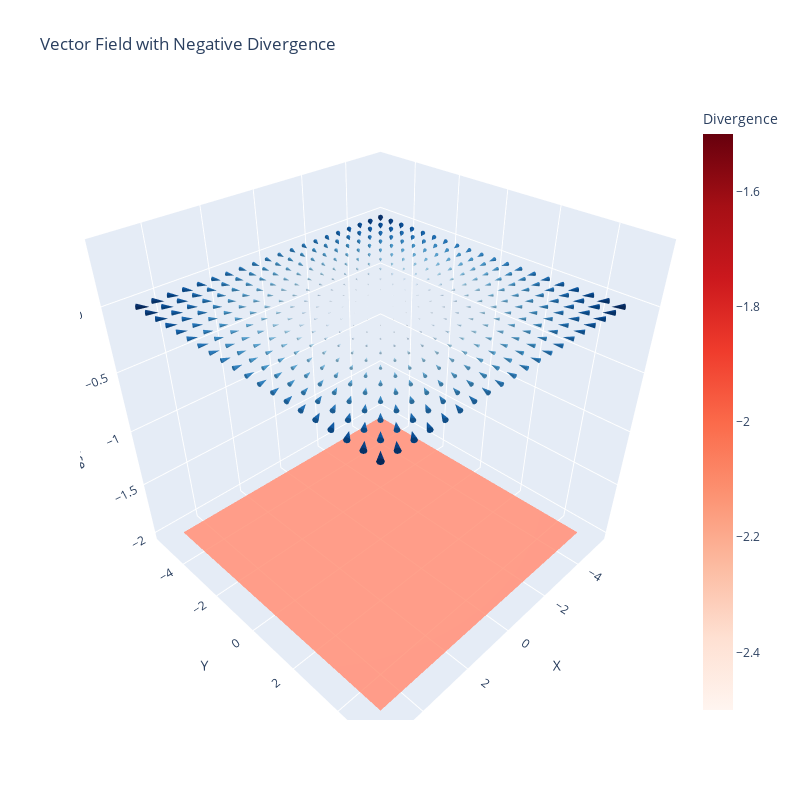

The code cell stored with this chart in its notebook:
### Code cell
# Create quiver plot for the vector field
fig = go.Figure()

fig.add_trace(go.Cone(
    x=X.flatten(),
    y=Y.flatten(),
    z=np.zeros_like(X).flatten(),
    u=P.flatten(),
    v=Q.flatten(),
    w=np.zeros_like(X).flatten(),
    colorscale='Blues',
    sizemode='absolute',
    sizeref=5,
    showscale=False,
    anchor='tail',
    name='Vector Field'
))

# Create contour plot for divergence
fig.add_trace(go.Surface(
    x=X,
    y=Y,
    z=div_F,
    colorscale='Reds',
    opacity=0.7,
    showscale=True,
    colorbar=dict(title='Divergence'),
    name='Divergence'
))

# Update layout
fig.update_layout(
    title='Vector Field with Negative Divergence',
    scene=dict(
        xaxis_title='X',
        yaxis_title='Y',
        zaxis_title='Divergence',
        camera=dict(
            eye=dict(x=1.2, y=1.2, z=1.2)
        )
    ),
    width=800,
    height=800
)

# Show plot
fig.show()

### Figure 1 — Plotly figure (JSON) as saved in the notebook; plotly's stock layout.template omitted (floating-point values rounded to 4 significant figures; data arrays with more than 128 entries replaced by an {"elided": "..."} marker saying what was removed)
{"data": [{"anchor": "tail", "colorscale": [[0, "rgb(247,251,255)"], [0.125, "rgb(222,235,247)"], [0.25, "rgb(198,219,239)"], [0.375, "rgb(158,202,225)"], [0.5, "rgb(107,174,214)"], [0.625, "rgb(66,146,198)"], [0.75, "rgb(33,113,181)"], [0.875, "rgb(8,81,156)"], [1, "rgb(8,48,107)"]], "name": "Vector Field", "showscale": false, "sizemode": "absolute", "sizeref": 5, "type": "cone", "u": {"elided": "400 float values"}, "v": {"elided": "400 float values"}, "w": {"elided": "400 int values"}, "x": {"elided": "400 float values"}, "y": {"elided": "400 float values"}, "z": {"elided": "400 int values"}}, {"colorbar": {"title": {"text": "Divergence"}}, "colorscale": [[0, "rgb(255,245,240)"], [0.125, "rgb(254,224,210)"], [0.25, "rgb(252,187,161)"], [0.375, "rgb(252,146,114)"], [0.5, "rgb(251,106,74)"], [0.625, "rgb(239,59,44)"], [0.75, "rgb(203,24,29)"], [0.875, "rgb(165,15,21)"], [1, "rgb(103,0,13)"]], "name": "Divergence", "opacity": 0.7, "showscale": true, "type": "surface", "x": {"elided": "20x20 float values"}, "y": {"elided": "20x20 float values"}, "z": {"elided": "20x20 int values"}}], "layout": {"height": 800, "scene": {"camera": {"eye": {"x": 1.2, "y": 1.2, "z": 1.2}}, "xaxis": {"title": {"text": "X"}}, "yaxis": {"title": {"text": "Y"}}, "zaxis": {"title": {"text": "Divergence"}}}, "title": {"text": "Vector Field with Negative Divergence"}, "width": 800}}
